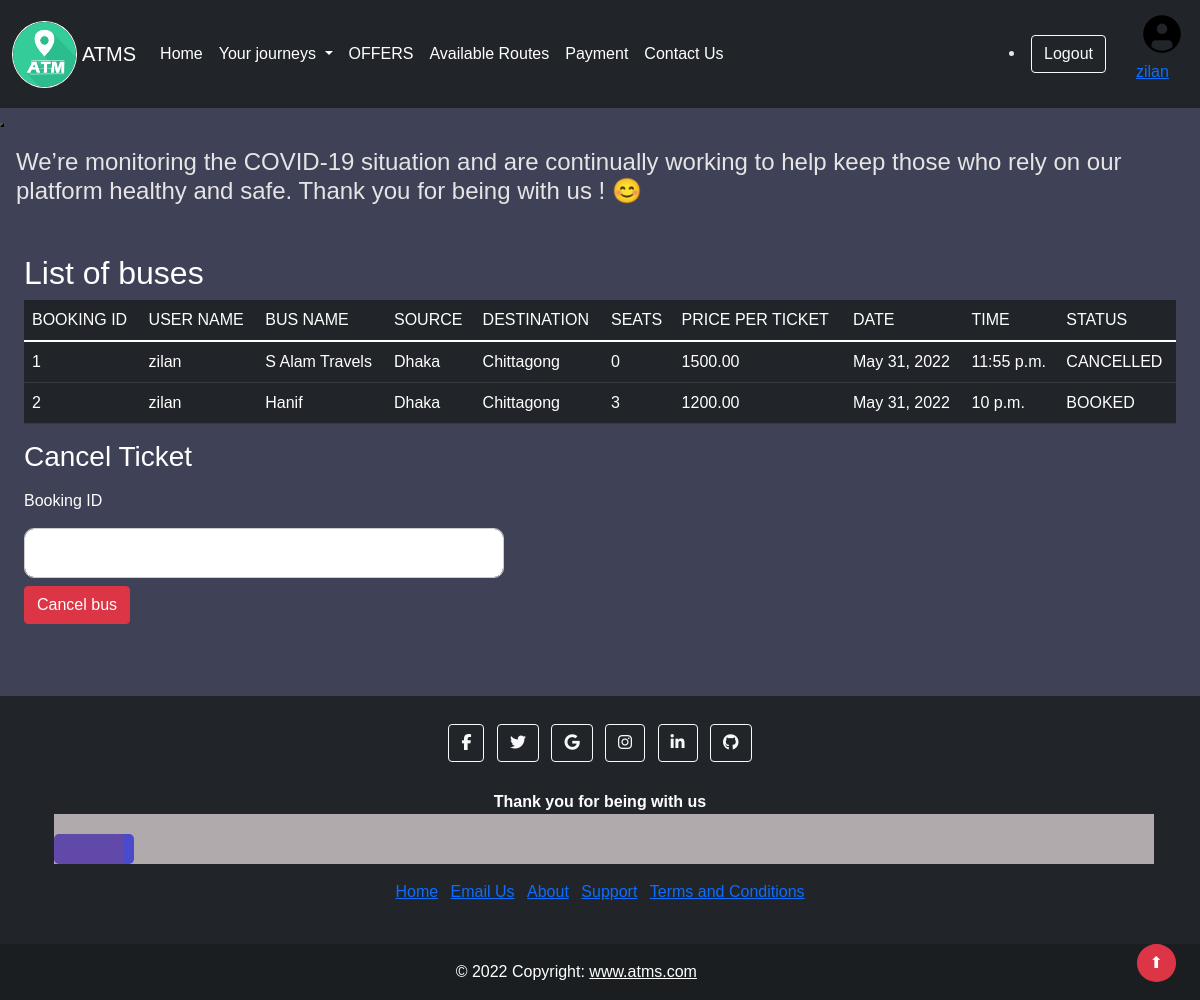
Screenshot of /seebusbookings (signed in) with the database file from the repository.
### transport/models.py (models this page shows, shortened)
class Rider(models.Model):
    user = models.OneToOneField(User, blank=True, null=True, on_delete=models.CASCADE)
    name = models.CharField(max_length=200, null=True)
    fname = models.CharField(max_length=200, null=True)
    lname = models.CharField(max_length=200, null=True)
    email = models.CharField(max_length=200, null=True)
    phone = models.CharField(max_length=13,null=True)
    address = models.CharField(max_length=200, null=True)
    profile_pic = models.ImageField(default="static/ImageUpload/img200.png", null=True, blank=True)

class Bus_Book(models.Model):
    BOOKED = 'Booked'
    CANCELLED = 'Cancelled'
    COMPLETED = 'Completed'
    PAID = 'Paid'
    UNPAID = 'Unpaid'
    PAYMENT_STATUSES = ((PAID, 'Paid'),
                     (UNPAID, 'Unpaid'),)
    TICKET_STATUSES = ((BOOKED, 'Booked'),
                       (CANCELLED, 'Cancelled'),
                       (COMPLETED, 'Completed'),)
    email = models.EmailField()
    name = models.CharField(max_length=30)
    userid = models.DecimalField(decimal_places=0, max_digits=2)
    busid = models.DecimalField(decimal_places=0, max_digits=2)
    bus_name = models.CharField(max_length=30)
    From = models.CharField(max_length=30)
    To = models.CharField(max_length=30)
    nos = models.DecimalField(decimal_places=0, max_digits=2)
    price = models.DecimalField(decimal_places=2, max_digits=6)
    date = models.DateField()
    time = models.TimeField()
    status = models.CharField(choices=TICKET_STATUSES, default=BOOKED, max_length=11)
    paymentstatus = models.CharField(choices= PAYMENT_STATUSES, default=UNPAID, max_length=11)

### transport/views.py (the view)
# urls.py: path('seebusbookings', seebusbookings, name="seebusbookings"),
@login_required(login_url='handleLogin')
def seebusbookings(request,new={}):
    context = {}
    id_r = request.user.id
    book_list = Bus_Book.objects.filter(userid=id_r)
    if book_list:
        return render(request, 'busbookinglist.html', locals())
    else:
        messages.success(request, "Sorry no buses booked")
        return render(request, 'findbus.html', context)

### transport/templates/busbookinglist.html (shortened to what this page needs)
{% extends 'index.html' %}
{% block body %}
<div style="color: white; margin: 2%;">
<h2>List of buses</h2>
<table class="table table-dark">
    <thead>
    <td>BOOKING ID</td>
    <td>USER NAME</td>
    <td>BUS NAME</td>
    <td>SOURCE</td>
    <td>DESTINATION</td>
    <td>SEATS</td>
    <td>PRICE PER TICKET</td>
    <td>DATE</td>
    <td>TIME</td>
    <td>STATUS</td>
    </thead>
    {% for row in book_list %}
    <tr>
        <td>{{row.id}}</td>
        <td>{{row.name}}</td>
        <td>{{row.bus_name}}</td>
        <td>{{row.From}}</td>
        <td>{{row.To}}</td>
        <td>{{row.nos}}</td>
        <td>{{row.price}}</td>
        <td>{{row.date}}</td>
        <td>{{row.time}}</td>
        <td>{{row.status}}</td>
    </tr>
    {% endfor %}
</table>
<form action="{% url 'buscancellings' %}" method="POST">
    <h3>Cancel Ticket</h3>
    <div class="col-auto">
        <label for="example-email-input" class="col-2 col-form-label">Booking ID</label>
        <div class="col-5">
            <input name='bus_id' class="form-control" type="number" id="example-email-input">
        </div>
    </div>
    <div class="pull-right">
        <button type="submit" class="btn btn-danger" style = "width: auto;">Cancel bus</button>
    </div>
    <br>
    <br>
</form>
</div>
{% endblock %}

### transport/templates/index.html (shortened to what this page needs)
<!doctype html>
<html lang="en">
  <head>
    {% load static %}
    <link href="https://cdn.jsdelivr.net/npm/bootstrap@5.1.3/dist/css/bootstrap.min.css" rel="stylesheet">
    <link rel="stylesheet" href="{% static 'style.css' %}">
  </head>
<body>
  <nav class="navbar navbar-expand-lg navbar-light bg-dark">
    <div class="container-fluid d-flex">
      <img style="margin-right: 5px;" src="static/image/atms.jpg" alt="Bootstrap" width="65" height="67" class="rounded-circle border border-white">
        <a style ="color: white;" class="navbar-brand" href="{% url 'homepage' %}">ATMS</a>
            <div class="collapse navbar-collapse" id="navbarSupportedContent">
              <ul class="navbar-nav me-auto mb-2 mb-lg-0">
                <li class="nav-item"><a href="{% url 'homepage' %}" class="nav-link px-2 text-white">Home</a></li>
                <li class="nav-item dropdown">
                  <a style ="color: white;" class="nav-link dropdown-toggle" href="#" id="navbarDropdownMenuLink" data-toggle="dropdown" aria-haspopup="true" aria-expanded="false">
                      Your journeys
                  </a>
                </li>
                <li class="nav-item"><a  href="{% url 'offer' %}" class="nav-link px-2 text-white">OFFERS</a></li>
                <li class="nav-item"><a href="{% url 'availableroutes' %}" class="nav-link px-2 text-white">Available Routes</a></li>
                <li class="nav-item"><a  href="{% url 'payment' %}" class="nav-link px-2 text-white ">Payment</a></li>
                <li class="nav-item"><a  href="{% url 'contact' %}" class="nav-link px-2 text-white">Contact Us</a></li>
              </ul>
              {% if user.is_authenticated %}
              <div class="d-flex">
                <li>
                <a href ="/logout"><button type="button" class="btn btn-outline-light me-4">Logout</button></a>
                </li>
              </div>
                  {% if request.user.is_staff == False %}
                    <a style="margin-left: 6px; float:right" href="{% url 'profilepage' %}">
                        <abbr title="User Profile">
                          <img src="{{request.user.rider.profile_pic.url}}" alt="User photo" width="52" height="52" class="rounded-circle border border-dark">
                        </abbr>
                  {% endif %}
                  <p>{{user.username}}</p>
                </a>
                {% endif %}
              </div>
            </div>
  </nav>
<button class="scroll-top">
</button>
<div class="card-body">
  <marquee behavior="scroll" direction="left">
    <h4>We’re monitoring the COVID-19 situation and are continually working to help keep those who rely on our platform healthy and safe.
      Thank you for being with us ! 😊 </h4>
  </marquee>
</div>
    {% block body %}{% endblock body %}
<footer style="position: relative; width: 100%;" class=" bg-dark fixed-bottom text-center text-white">
  <div class="container p-4">
    <section class="mb-4">
      <a class="btn btn-outline-light btn-floating m-1" href="https://www.facebook.com/jobayer.hossen.54390" role="button"
      target="_blank"><i class="fab fa-facebook-f"></i
          ></a>
      <a class="btn btn-outline-light btn-floating m-1" href="https://twitter.com/Jobayer60213620?fbclid=IwAR1Vd4UL8s-NgvKEzzp5pY8bX2OGda8bE5HCGdRzx-gs6r43SD_k093Al9E" role="button"
        target="_blank"><i class="fab fa-twitter"></i
          ></a>
      <a class="btn btn-outline-light btn-floating m-1" href="https://www.google.com/?authuser=1" role="button"
      target="_blank"><i class="fab fa-google"></i
      ></a>
      <a class="btn btn-outline-light btn-floating m-1" href="#!" role="button"
        target="_blank"><i class="fab fa-instagram"></i
      ></a>
      <a class="btn btn-outline-light btn-floating m-1" href="#!" role="button"
      target="_blank"><i class="fab fa-linkedin-in"></i
      ></a>
      <a class="btn btn-outline-light btn-floating m-1" href="#!" role="button"
      target="_blank"><i class="fab fa-github"></i
      ></a>
    </section>
    <section class="">
      <form action="">
        <div class="row justify-content-center">
          <div class="">
            <p class="">
              <strong>Thank you for being with us</strong>
                <span class="animate-border"></span>
            </p>
          </div>
        </div>
      </form>
    </section>
    <section class="">
      <ul class="list-inline">
        <li class="list-inline-item"><a href="{% url 'homepage' %}">Home</a></li>
        <li class="list-inline-item"><a href="mailto:quraishytalha@gmail.com">Email Us</a></li>
        <li class="list-inline-item"><a href="{% url 'about' %}"target="_blank">About</a></li>
        <li class="list-inline-item"><a href="{% url 'contact' %}" target="_blank">Support</a></li>
        <li class="list-inline-item"><a href="{% url 'online' %}"target="_blank">Terms and Conditions</a></li>
    </ul>
    </section>
  </div>
  <div>
    <a class="btn btn-danger rounded-circle" title="Back to top" href="#" style="float: right; margin-right: 2%;">&#11014;</a>
  </div>
  <div class="text-center p-3" style="background-color: rgba(0, 0, 0, 0.2);">
    © 2022 Copyright:
    <a class="text-white" href="http://127.0.0.1:8000/">www.atms.com</a>
  </div>
</footer>
  </body>
</html>

### transport/static/style.css (style rules this page uses)
:root { --color-main: #71c6dd; --color-main-light: #e1f6fb; --color-dark: #3f4156; --color-dark-medium: #51546e; --color-dark-light: #696d97; --color-light: #e5e5e5; --color-gray: #8b8b8b; --color-light-gray: #b2bdbd; --color-bg: #2d2d39; --color-success: #5dd693; --color-error: #fc4b0b; }
body { font-family: Arial, Helvetica, sans-serif; background-color: #3f4156; color: #e5e5e5; }
div { display: block; }
* { box-sizing: border-box; }
* { margin: 0; padding: 0; box-sizing: border-box; }
input[type=text], input[type=password], input[type=number], input[type=email] { width: 100%; padding: 12px 20px; margin: 8px 0; border-radius: 10px; display: inline-block; border: 1px solid #ccc; box-sizing: border-box; }
.container { border-radius: 5px; padding: 10px; }
.animate-border { position: relative; display: block; width: 115px; height: 3px; background: #007bff; }
.animate-border:after { position: absolute; content: ""; width: 35px; height: 3px; left: 0; bottom: 0; border-left: 10px solid #fff; border-right: 10px solid #fff; -webkit-animation: animborder 2s linear infinite; animation: animborder 2s linear infinite; }

### transport/templates/index.html (style rules this page uses)
.animate-border { position: relative; display: block; width: 1100px; height: 50px; background: #b0aaad; }
.animate-border:after { position: absolute; content: ""; width: 0px; height: 30px; left: 0; bottom: 0; border-radius: 5px; border-left: 70px solid rgba(71, 40, 170, 0.75); border-right: 10px solid rgb(74, 74, 204); -webkit-animation: animborder 5s linear infinite; animation: animborder 5s linear infinite; }

### rows the page displays
Bus_Book: id "1", name "zilan", bus_name "S Alam Travels", From "Dhaka", To "Chittagong", nos "0", price "1500.00", date "May 31, 2022", time "11:55 p.m.", status "CANCELLED"
Bus_Book: id "2", name "zilan", bus_name "Hanif", From "Dhaka", To "Chittagong", nos "3", price "1200.00", date "May 31, 2022", time "10 p.m.", status "BOOKED"

### other values shown
{{ user.username }} "zilan"
